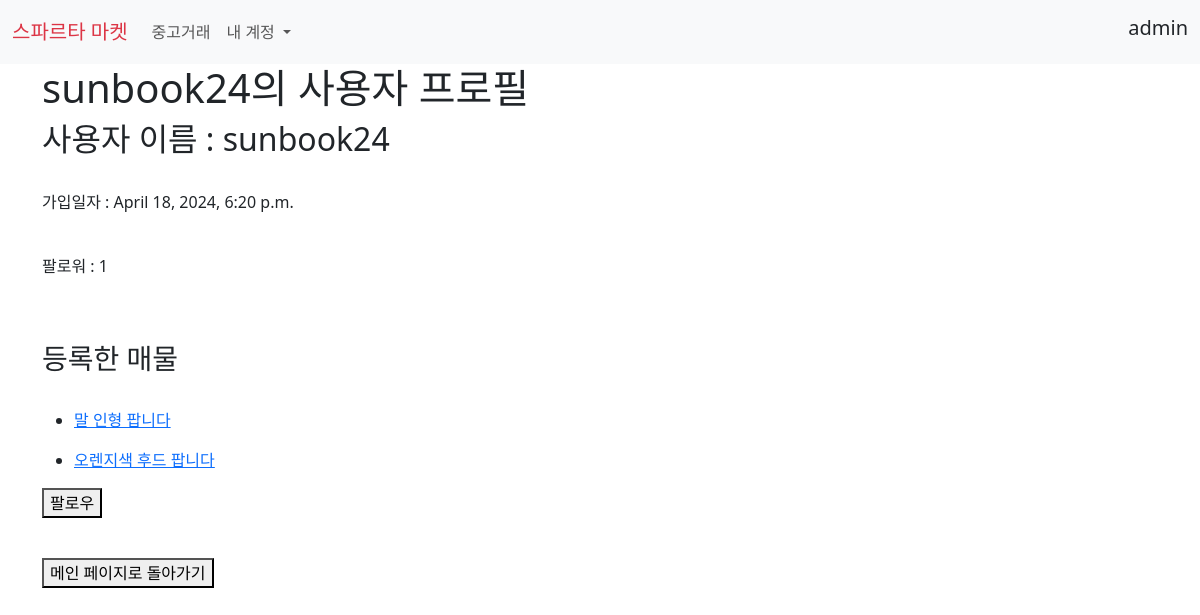
The page /users/profile/sunbook24/ (signed in) on the database its author committed.
### accounts/models.py (models this page shows)
class User(AbstractUser):
    followings = models.ManyToManyField(
        "self", related_name="followers", symmetrical=False
    )

### products/models.py (models this page shows, shortened)
class Product(models.Model):
    title = models.CharField(max_length=50)
    content = models.TextField()
    created_at = models.DateTimeField(auto_now_add=True)
    updated_at = models.DateTimeField(auto_now=True)
    image = models.ImageField(upload_to = "images/", blank=True)
    author = models.ForeignKey(
        settings.AUTH_USER_MODEL,
        on_delete = models.CASCADE,
        related_name="products"
        )
    like_users = models.ManyToManyField(
        settings.AUTH_USER_MODEL, related_name="like_products"
    )

### users/views.py (the view)
# urls.py: path("profile/<str:username>/", views.profile, name="profile"),
def profile(request, username):
    member = get_object_or_404(get_user_model(), username=username)
    context = {
        "member":member
    }
    return render(request, "profile.html", context)

### users/templates/profile.html (shortened to what this page needs)
{% extends "base.html" %}
{% block content %}
<h1>{{ member.username }}의 사용자 프로필</h1>
<div>
    <h2>사용자 이름 : {{ member.username }}</h2><br>
    <p>가입일자 : {{ member.date_joined }}</p><br>
    <p>
        팔로워 : {{ member.followers.count }}<br>
    </p><br><br>
    <h3>등록한 매물</h3><br>
    <ul>
        {% for product in member.products.all %}
        <li><a href="{% url "product_detail" product.pk %}">
            <p>{{ product.title }}</p>
        </a></li>
        {% endfor %}
    </ul>
    {% if request.user != member %}
        <form action="{% url "follow" member.pk%}" method="POST">
            {% if request.user in member.followers.all %}
                <button type="submit">팔로우 취소</button>
            {% else %}
                <button type="submit">팔로우</button>
            {% endif %}
        </form>
    {% endif %}
</p><br>
<a href="{% url "index" %}"><button>메인 페이지로 돌아가기</button></a>
{% endblock content %}

### templates/base.html (shortened to what this page needs)
{% load static %}
<!DOCTYPE html>
<html lang="en">
  <head>
    <link href="https://cdn.jsdelivr.net/npm/bootstrap@5.3.3/dist/css/bootstrap.min.css" rel="stylesheet">
    <link rel="stylesheet" href="{% static "css/style.css" %}">
  </head>
  <body>
    <nav class="navbar navbar-expand-lg bg-body-tertiary">
      <div class="container-fluid">
        <a class="navbar-brand text-danger" href="{% url "index" %}">스파르타 마켓</a>
        <div class="collapse navbar-collapse" id="navbarSupportedContent">
          <ul class="navbar-nav me-auto mb-2 mb-lg-0">
            <li class="nav-item">
              <a class="nav-link" aria-current="page" href="{% url "products" %}">중고거래</a>
            </li>
            {% if request.user.is_authenticated %}
            <li class="nav-item dropdown">
              <a class="nav-link dropdown-toggle" href="#" role="button" data-bs-toggle="dropdown" aria-expanded="false">
                내 계정
              </a>
            </li>
            {% endif %}
          </ul>
          <div class = "navbar">
            {% if request.user.is_authenticated %}
            <h5>{{ request.user.username }}</h5>
            {% endif %}
          </div>
        </div>
      </div>
    </nav>
    <div class="container">
    {% block content %}
    {% endblock content %}
    </div>
  </body>
</html>

### rows shown on the page
User: user.username "admin"
User: username "sunbook24", date_joined "April 18, 2024, 6:20 p.m.", followers.count "1"
Product: title "말 인형 팝니다"
Product: title "오렌지색 후드 팝니다"
